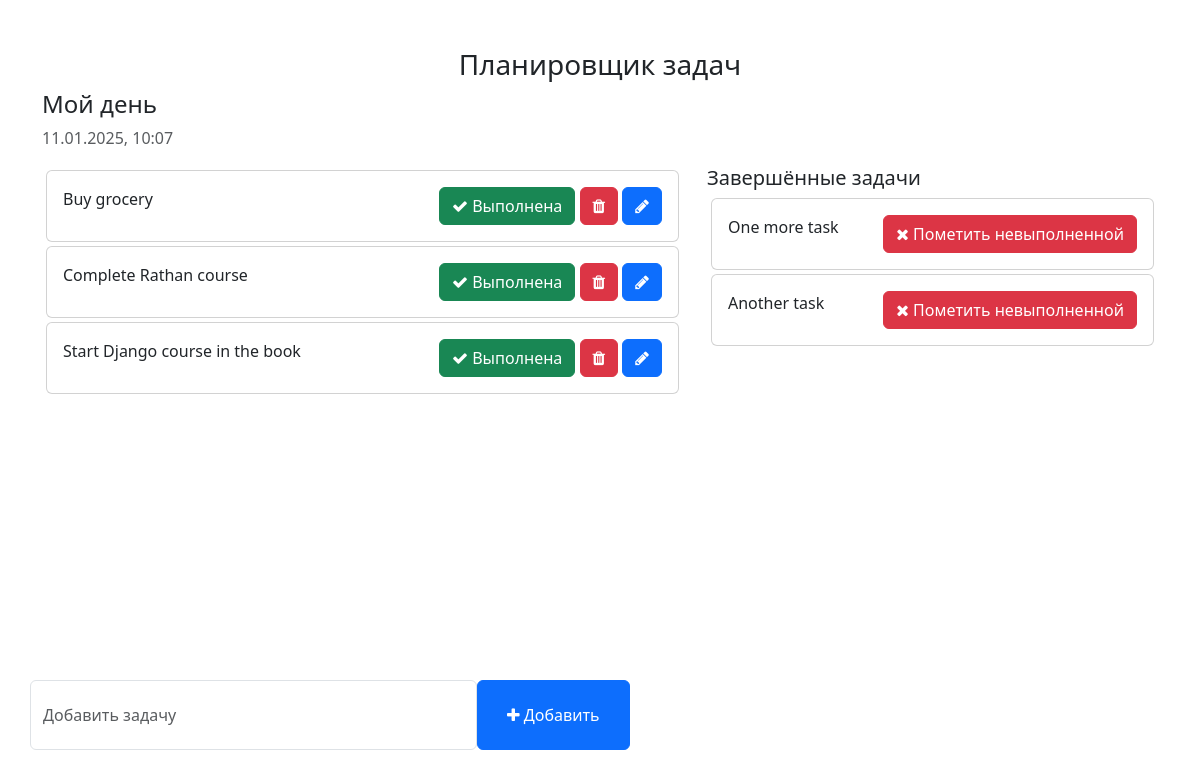
/, run on an earlier commit of the app's database.
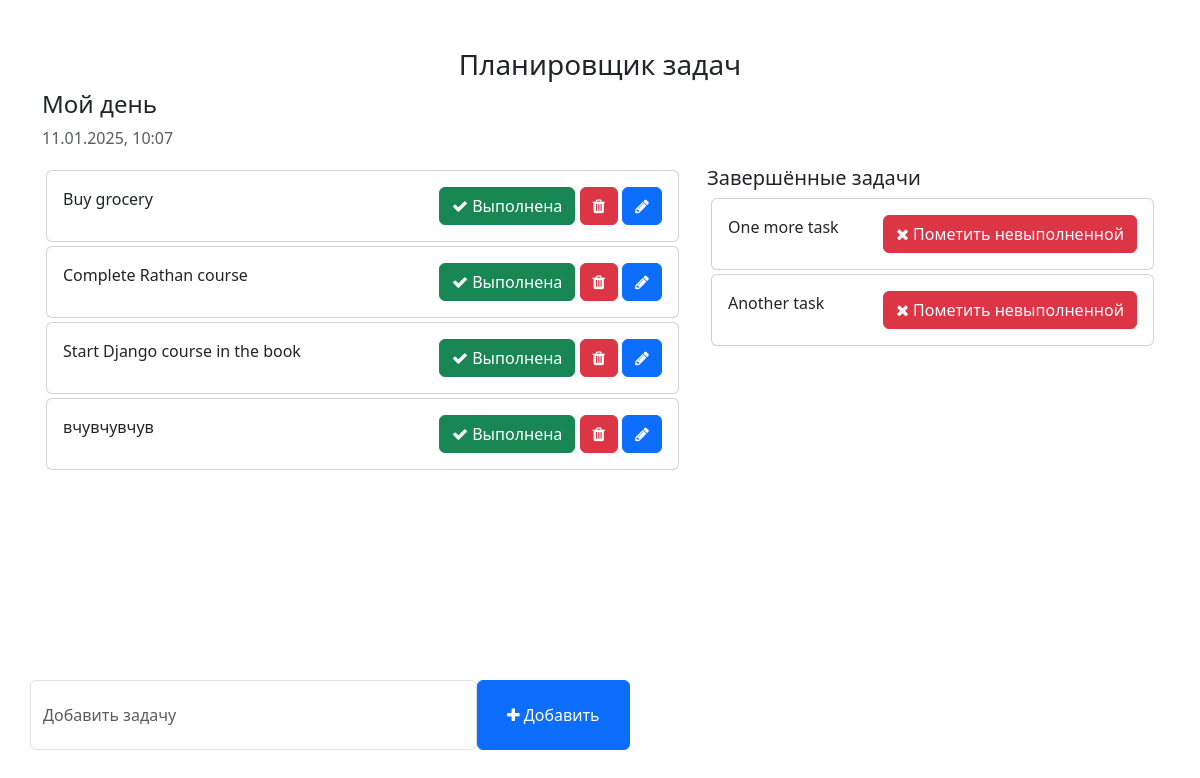
And on a later commit of the database.
### todo/models.py (models this page shows)
class Task(models.Model):
    task = models.CharField(max_length=250)
    is_completed = models.BooleanField(default=False)
    created_at = models.DateTimeField(auto_now_add=True)
    updated_at = models.DateTimeField(auto_now_add=True)
    def __str__(self):
        return self.task

### todo_main/views.py (the view)
# urls.py: 2. Add a URL to urlpatterns:  path('', views.home, name='home')
def home(request):
    tasks = Task.objects.filter(is_completed = False).order_by('updated_at')
    completed_tasks = Task.objects.filter(is_completed = True).order_by('updated_at')
    print (completed_tasks)
    context = {
        'tasks': tasks,
        'completed_tasks': completed_tasks,
    }
    return render(request,'home.html', context)

### templates/home.html (shortened to what this page needs)
<!DOCTYPE html>
<html lang="en">
<head>
    <link href="https://cdn.jsdelivr.net/npm/bootstrap@5.3.0-alpha1/dist/css/bootstrap.min.css" rel="stylesheet">
    <link rel="stylesheet" href="https://cdnjs.cloudflare.com/ajax/libs/font-awesome/4.7.0/css/font-awesome.min.css">
</head>
<body>
    <div class="container">
        <h3 class="pt-5 text-center">Планировщик задач</h3>
        <div class="row">
            <h4>Мой день</h4>
            <p class="text-muted">{% now "j.m.Y, H:i"  %}</p>
            <div class="col-md-7 col-lg-7" style="height: 450px; overflow: scroll;">
                {% for task in tasks %}
                <div class="card m-1">
                    <div class="card-body">
                        {{ task.task }}
                        <span style="position: relative; float: right;">
                            <a href="{% url 'mark_as_done' task.pk %}" class="btn btn-success"><i class="fa fa-check"></i> Выполнена</a>
                            <a href="{% url 'delete_task' task.id %}" class="btn btn-danger"><i class="fa fa-trash"></i></a>
                            <a href="{% url 'edit_task' task.id %}"class="btn btn-primary"><i class="fa fa-pencil"></i></a>
                        </span>
                    </div>
                </div>
                {% endfor %}
            </div>
            <div class="col-md-5 col-lg-5">
                <h5>Завершённые задачи</h5>
                {% for task in completed_tasks %}
                <div class="card m-1">
                    <div class="card-body">
                        {{task.task}}
                        <span style="position: relative; float: right;">
                            <a href="{% url 'mark_as_undone' task.pk %}" class="btn btn-danger"><i class="fa fa-times"></i> Пометить невыполненной</a>
                        </span>
                    </div>
                </div>
                {% endfor %}
            </div>
        </div>
        <div class="row">
            <div class="col-md-6 col-lg-6 p-0" style="position: absolute; bottom: 50px;">
                <form action="{% url 'addTask' %}" method="POST">
                    <div class="form-group">
                        <span style="display: flex;">
                            <input type="text" name="task" class="form-control" placeholder="Добавить задачу">
                            <button type = "submit" class="btn btn-primary" style="width: 200px;"><i class="fa fa-plus"></i> Добавить</button>
                        </span>
                    </div>
                </form>
            </div>
        </div>
    </div>
</body>
</html>

What changed in the data, as far as the page shows it:
added Task: task "вчувчувчув", shown under "Мой день"
